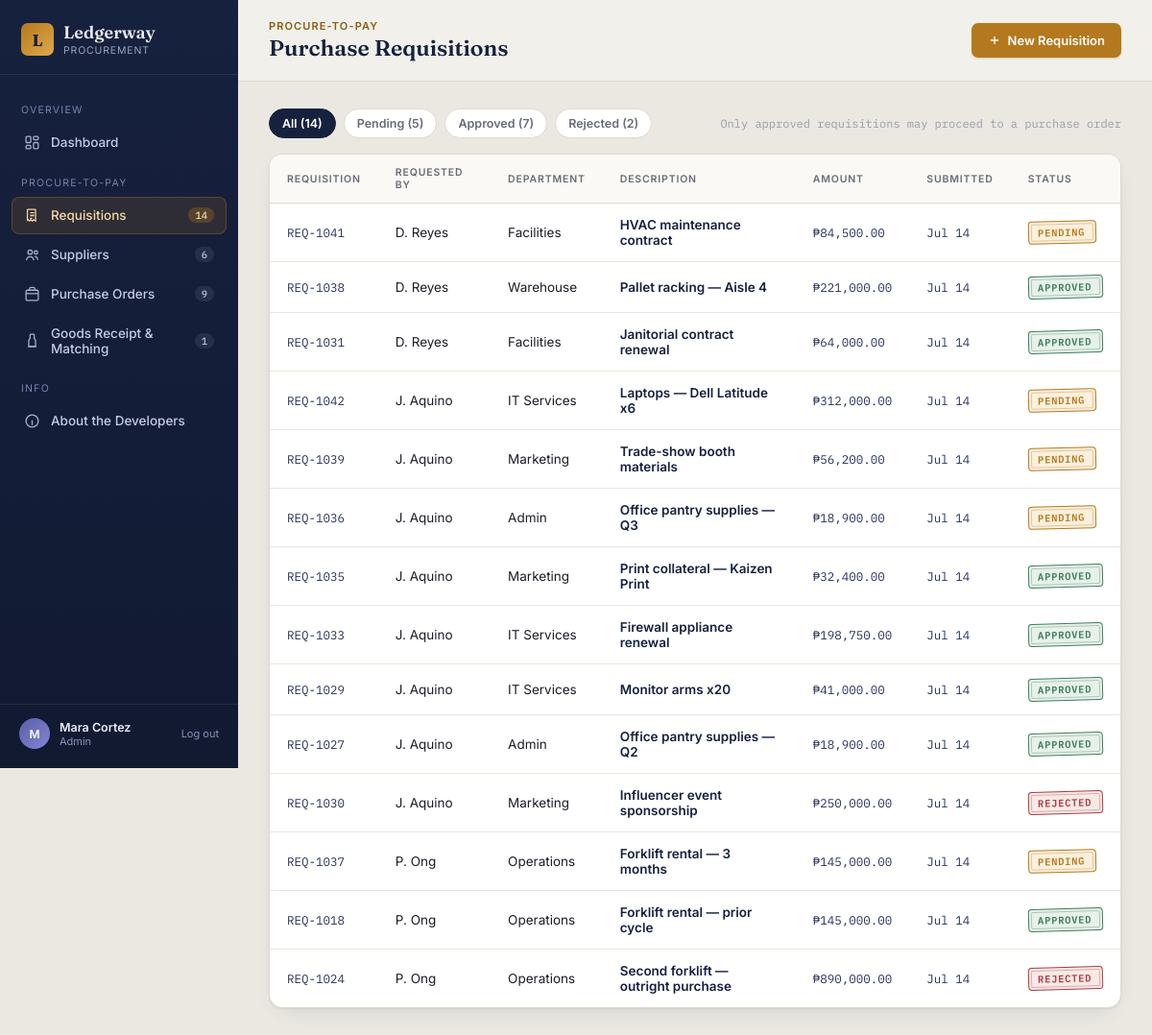
The app's page /requisitions.php (signed in) with its own data.
### tables this page shows
CREATE TABLE users (
  user_id INT AUTO_INCREMENT PRIMARY KEY,
  name VARCHAR(100) NOT NULL,
  email VARCHAR(150) NOT NULL UNIQUE,
  password_hash VARCHAR(255) NOT NULL,
  role ENUM('employee','manager','procurement_officer','admin') NOT NULL DEFAULT 'employee',
  department_id INT NULL,
  created_at TIMESTAMP DEFAULT CURRENT_TIMESTAMP,
  FOREIGN KEY (department_id) REFERENCES departments(department_id) ON DELETE SET NULL
);

CREATE TABLE requisitions (
  requisition_id INT AUTO_INCREMENT PRIMARY KEY,
  req_code VARCHAR(20) NOT NULL UNIQUE,         
  department_id INT NOT NULL,
  requested_by INT NOT NULL,
  item_description VARCHAR(255) NOT NULL,
  quantity INT NOT NULL DEFAULT 1,
  estimated_amount DECIMAL(12,2) NOT NULL,
  preferred_supplier_id INT NULL,
  justification TEXT,
  status ENUM('pending','approved','rejected') NOT NULL DEFAULT 'pending',
  decided_by INT NULL,
  decided_at TIMESTAMP NULL,
  decision_notes VARCHAR(255),
  created_at TIMESTAMP DEFAULT CURRENT_TIMESTAMP,
  FOREIGN KEY (department_id) REFERENCES departments(department_id),
  FOREIGN KEY (requested_by) REFERENCES users(user_id),
  FOREIGN KEY (preferred_supplier_id) REFERENCES suppliers(supplier_id) ON DELETE SET NULL,
  FOREIGN KEY (decided_by) REFERENCES users(user_id) ON DELETE SET NULL
);

CREATE TABLE departments (
  department_id INT AUTO_INCREMENT PRIMARY KEY,
  name VARCHAR(100) NOT NULL UNIQUE
);

### includes/auth.php (called while the page is built, shortened)
<?php
function current_user($pdo) {
    static $cached = null;
    if ($cached) return $cached;
    $stmt = $pdo->prepare("SELECT u.*, d.name AS department_name FROM users u
                            LEFT JOIN departments d ON d.department_id = u.department_id
                            WHERE u.user_id = ?");
    $stmt->execute([$_SESSION['user_id']]);
    $cached = $stmt->fetch();
    return $cached;
}

### requisitions.php (the view, shortened to what this page needs)
<?php
require __DIR__ . '/config/db.php';
require __DIR__ . '/includes/auth.php';
require __DIR__ . '/includes/functions.php';
$me = current_user($pdo);
$filter = $_GET['status'] ?? 'all';
$sql = "SELECT r.*, d.name AS department_name, u.name AS requester_name
        FROM requisitions r
        JOIN departments d ON d.department_id = r.department_id
        JOIN users u ON u.user_id = r.requested_by";
$params = [];
$sql .= " ORDER BY r.created_at DESC";
$stmt = $pdo->prepare($sql);
$stmt->execute($params);
$requisitions = $stmt->fetchAll();
$counts = $pdo->query("SELECT status, COUNT(*) c FROM requisitions GROUP BY status")->fetchAll(PDO::FETCH_KEY_PAIR);
$totalCount = array_sum($counts);
$active = 'requisitions';
$pageEyebrow = 'Procure-to-Pay';
$pageTitle = 'Purchase Requisitions';
$mainBtn = ['label' => 'New Requisition', 'modal' => 'modal-new-req'];
require __DIR__ . '/includes/header.php';
?>
<div class="filter-row">
  <a class="chip <?= $filter==='all'?'active':'' ?>" href="?status=all">All (<?= $totalCount ?>)</a>
  <a class="chip <?= $filter==='pending'?'active':'' ?>" href="?status=pending">Pending (<?= $counts['pending'] ?? 0 ?>)</a>
  <a class="chip <?= $filter==='approved'?'active':'' ?>" href="?status=approved">Approved (<?= $counts['approved'] ?? 0 ?>)</a>
  <a class="chip <?= $filter==='rejected'?'active':'' ?>" href="?status=rejected">Rejected (<?= $counts['rejected'] ?? 0 ?>)</a>
  <span class="mono" style="font-size:12px; color:var(--text-faint);">Only approved requisitions may proceed to a purchase order</span>
</div>
<div class="panel">
  <?php if ($requisitions): ?>
  <table>
    <thead><tr><th>Requisition</th><th>Requested by</th><th>Department</th><th>Description</th><th>Amount</th><th>Submitted</th><th>Status</th></tr></thead>
    <tbody>
      <?php foreach ($requisitions as $r): ?>
      <tr class="row-link" onclick="location.href='requisition_view.php?id=<?= $r['requisition_id'] ?>'">
        <td class="mono"><?= e($r['req_code']) ?></td>
        <td><?= e($r['requester_name']) ?></td>
        <td><?= e($r['department_name']) ?></td>
        <td class="cell-primary"><?= e($r['item_description']) ?></td>
        <td class="mono"><?= peso($r['estimated_amount']) ?></td>
        <td class="mono"><?= e(date('M j', strtotime($r['created_at']))) ?></td>
        <td><?= stamp($r['status']) ?></td>
      </tr>
      <?php endforeach; ?>
    </tbody>
  </table>
  <?php else: ?>
    <div class="empty"><div class="empty-title">No requisitions here</div>Try a different filter, or create a new one.</div>
  <?php endif; ?>
</div>
<?php require __DIR__ . '/includes/footer.php'; ?>

### includes/header.php (shortened to what this page needs)
<?php
$me = current_user($pdo);
$active      = $active ?? 'dashboard';
$pageEyebrow = $pageEyebrow ?? 'Overview';
$pageTitle   = $pageTitle ?? 'Ledgerway';
$mainBtn     = $mainBtn ?? null;
function nav_count($pdo, $sql) {
    try { return (int)$pdo->query($sql)->fetchColumn(); } catch (\Throwable $e) { return 0; }
}
$countReq   = nav_count($pdo, "SELECT COUNT(*) FROM requisitions");
$countSup   = nav_count($pdo, "SELECT COUNT(*) FROM suppliers");
$countPO    = nav_count($pdo, "SELECT COUNT(*) FROM purchase_orders");
$countMatch = nav_count($pdo, "SELECT COUNT(*) FROM invoice_matching WHERE match_status != 'matched' OR payment_approved = 0");
?>
<!DOCTYPE html>
<html lang="en">
<head>
<link rel="stylesheet" href="assets/css/style.css">
</head>
<body>
<div class="app">
  <aside class="sidebar">
    <div class="brand">
      <div class="brand-mark">L</div>
      <div>
        <div class="brand-name">Ledgerway</div>
        <div class="brand-sub">Procurement</div>
      </div>
    </div>
    <nav class="nav">
      <div class="nav-label">Overview</div>
      <a class="nav-item <?= $active==='dashboard'?'active':'' ?>" href="index.php">
        <svg viewBox="0 0 24 24" fill="none" stroke="currentColor" stroke-width="1.8"><rect x="3" y="3" width="7" height="9" rx="1.5"/><rect x="14" y="3" width="7" height="5" rx="1.5"/><rect x="14" y="12" width="7" height="9" rx="1.5"/><rect x="3" y="16" width="7" height="5" rx="1.5"/></svg>
        Dashboard
      </a>
      <div class="nav-label">Procure-to-Pay</div>
      <a class="nav-item <?= $active==='requisitions'?'active':'' ?>" href="requisitions.php">
        <svg viewBox="0 0 24 24" fill="none" stroke="currentColor" stroke-width="1.8"><path d="M8 3h8a1 1 0 0 1 1 1v16l-3-2-2 2-2-2-2 2-2-2-1 .7V4a1 1 0 0 1 1-1z"/><path d="M9 8h6M9 12h6M9 16h3"/></svg>
        Requisitions <span class="nav-count"><?= $countReq ?></span>
      </a>
      <a class="nav-item <?= $active==='suppliers'?'active':'' ?>" href="suppliers.php">
        <svg viewBox="0 0 24 24" fill="none" stroke="currentColor" stroke-width="1.8"><circle cx="9" cy="8" r="3.2"/><path d="M3.5 20c.7-3.4 3-5.3 5.5-5.3S13.8 16.6 14.5 20"/><circle cx="17.5" cy="8.5" r="2.5"/><path d="M15.8 14.3c2.4.2 4.1 2 4.7 5"/></svg>
        Suppliers <span class="nav-count"><?= $countSup ?></span>
      </a>
      <a class="nav-item <?= $active==='orders'?'active':'' ?>" href="purchase_orders.php">
        <svg viewBox="0 0 24 24" fill="none" stroke="currentColor" stroke-width="1.8"><rect x="3" y="6" width="18" height="15" rx="2"/><path d="M8 6V4.5A2.5 2.5 0 0 1 10.5 2h3A2.5 2.5 0 0 1 16 4.5V6"/><path d="M3 11h18"/></svg>
        Purchase Orders <span class="nav-count"><?= $countPO ?></span>
      </a>
      <a class="nav-item <?= $active==='matching'?'active':'' ?>" href="goods_receipt.php">
        <svg viewBox="0 0 24 24" fill="none" stroke="currentColor" stroke-width="1.8"><path d="M9 3v6l-2 3v9h10v-9l-2-3V3"/><path d="M9 3h6M6 21h12"/></svg>
        Goods Receipt &amp; Matching <span class="nav-count"><?= $countMatch ?></span>
      </a>
      <div class="nav-label">Info</div>
      <a class="nav-item <?= $active==='about'?'active':'' ?>" href="about.php">
        <svg viewBox="0 0 24 24" fill="none" stroke="currentColor" stroke-width="1.8"><circle cx="12" cy="12" r="9"/><path d="M12 8h.01M11 12h1v5h1"/></svg>
        About the Developers
      </a>
    </nav>
    <div class="sidebar-foot">
      <div class="avatar"><?= e(strtoupper(substr($me['name'] ?? '?', 0, 1))) ?></div>
      <div>
        <div class="who-name"><?= e($me['name'] ?? 'Guest') ?></div>
        <div class="who-role"><?= e(ucwords(str_replace('_',' ', $me['role'] ?? ''))) ?></div>
      </div>
      <a class="logout-link" href="actions/logout.php">Log out</a>
    </div>
  </aside>
  <div class="main">
    <div class="topbar">
      <div>
        <div class="topbar-eyebrow"><?= e($pageEyebrow) ?></div>
        <div class="topbar-title"><?= e($pageTitle) ?></div>
      </div>
      <div class="topbar-actions">
        <?php if ($mainBtn): ?>
        <button class="btn btn-primary" onclick="openModal('<?= e($mainBtn['modal']) ?>')">
          <svg viewBox="0 0 24 24" fill="none" stroke="currentColor" stroke-width="2.2"><path d="M12 5v14M5 12h14"/></svg>
          <?= e($mainBtn['label']) ?>
        </button>
        <?php endif; ?>
      </div>
    </div>
    <section class="view">

### includes/functions.php (shortened to what this page needs)
<?php
function peso(float $amount): string {
    return '₱' . number_format($amount, 2);
}
function e(?string $value): string {
    return htmlspecialchars($value ?? '', ENT_QUOTES, 'UTF-8');
}
function stamp(string $status): string {
    $map = [
        'pending'   => 'Pending',
        'approved'  => 'Approved',
        'rejected'  => 'Rejected',
        'sent'      => 'Sent',
        'confirmed' => 'Confirmed',
        'delivered' => 'Delivered',
        'cancelled' => 'Cancelled',
        'matched'   => 'Matched',
        'mismatch'  => 'Mismatch',
    ];
    $label = $map[$status] ?? ucfirst($status);
    return '<span class="stamp ' . e($status) . '">' . e($label) . '</span>';
}

### includes/footer.php (shortened to what this page needs)
    </section>
  </div>
</div>
</body>
</html>

### records on screen
users: name "M", name "Mara Cortez", role "Admin"
requisitions: req_code "REQ-1041", requested_by.name "D. Reyes", department.name "Facilities", item_description "HVAC maintenance contract", estimated_amount "₱84,500.00", created_at "Jul 14", status "PENDING"
requisitions: req_code "REQ-1038", requested_by.name "D. Reyes", department.name "Warehouse", item_description "Pallet racking — Aisle 4", estimated_amount "₱221,000.00", created_at "Jul 14", status "APPROVED"
requisitions: req_code "REQ-1031", requested_by.name "D. Reyes", department.name "Facilities", item_description "Janitorial contract renewal", estimated_amount "₱64,000.00", created_at "Jul 14", status "APPROVED"
requisitions: req_code "REQ-1042", requested_by.name "J. Aquino", department.name "IT Services", item_description "Laptops — Dell Latitude x6", estimated_amount "₱312,000.00", created_at "Jul 14", status "PENDING"
requisitions: req_code "REQ-1039", requested_by.name "J. Aquino", department.name "Marketing", item_description "Trade-show booth materials", estimated_amount "₱56,200.00", created_at "Jul 14", status "PENDING"
requisitions: req_code "REQ-1036", requested_by.name "J. Aquino", department.name "Admin", item_description "Office pantry supplies — Q3", estimated_amount "₱18,900.00", created_at "Jul 14", status "PENDING"
requisitions: req_code "REQ-1035", requested_by.name "J. Aquino", department.name "Marketing", item_description "Print collateral — Kaizen Print", estimated_amount "₱32,400.00", created_at "Jul 14", status "APPROVED"
requisitions: req_code "REQ-1033", requested_by.name "J. Aquino", department.name "IT Services", item_description "Firewall appliance renewal", estimated_amount "₱198,750.00", created_at "Jul 14", status "APPROVED"
requisitions: req_code "REQ-1029", requested_by.name "J. Aquino", department.name "IT Services", item_description "Monitor arms x20", estimated_amount "₱41,000.00", created_at "Jul 14", status "APPROVED"
requisitions: req_code "REQ-1027", requested_by.name "J. Aquino", department.name "Admin", item_description "Office pantry supplies — Q2", estimated_amount "₱18,900.00", created_at "Jul 14", status "APPROVED"
requisitions: req_code "REQ-1030", requested_by.name "J. Aquino", department.name "Marketing", item_description "Influencer event sponsorship", estimated_amount "₱250,000.00", created_at "Jul 14", status "REJECTED"
requisitions: req_code "REQ-1037", requested_by.name "P. Ong", department.name "Operations", item_description "Forklift rental — 3 months", estimated_amount "₱145,000.00", created_at "Jul 14", status "PENDING"
requisitions: req_code "REQ-1018", requested_by.name "P. Ong", department.name "Operations", item_description "Forklift rental — prior cycle", estimated_amount "₱145,000.00", created_at "Jul 14", status "APPROVED"
requisitions: req_code "REQ-1024", requested_by.name "P. Ong", department.name "Operations", item_description "Second forklift — outright purchase", estimated_amount "₱890,000.00", created_at "Jul 14", status "REJECTED"

### other values on screen
$countReq "14"
$countSup "6"
$countPO "9"
$countMatch "1"
$pageEyebrow "PROCURE-TO-PAY"
$pageTitle "Purchase Requisitions"
$mainBtn['label'] "New Requisition"
$totalCount "14"
$counts['pending'] "5"
$counts['approved'] "7"
$counts['rejected'] "2"
